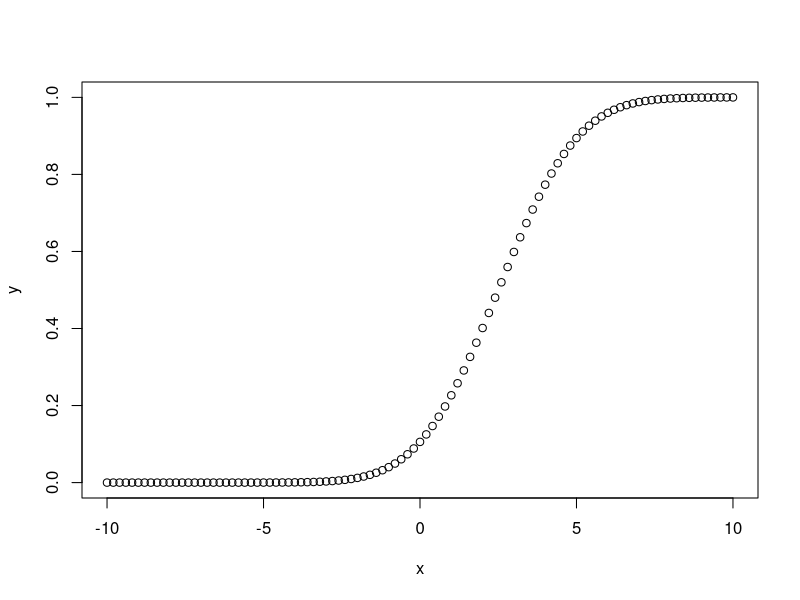
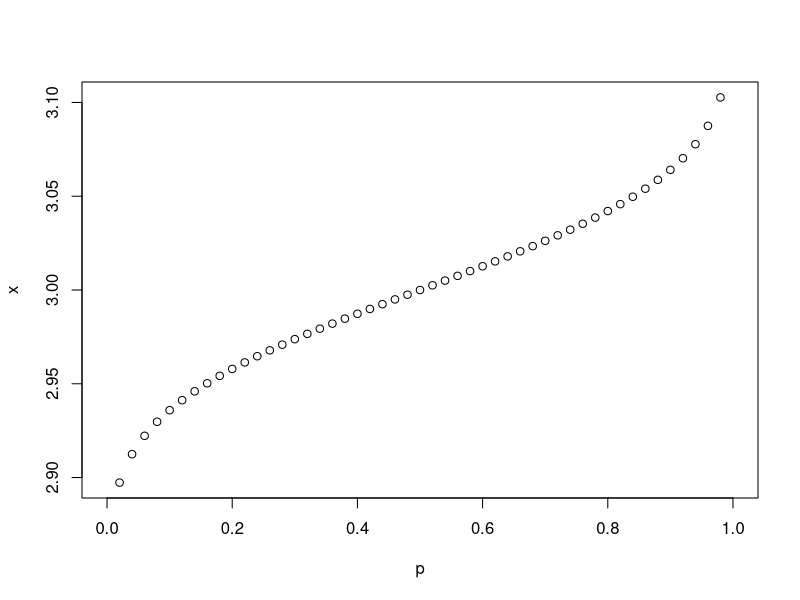
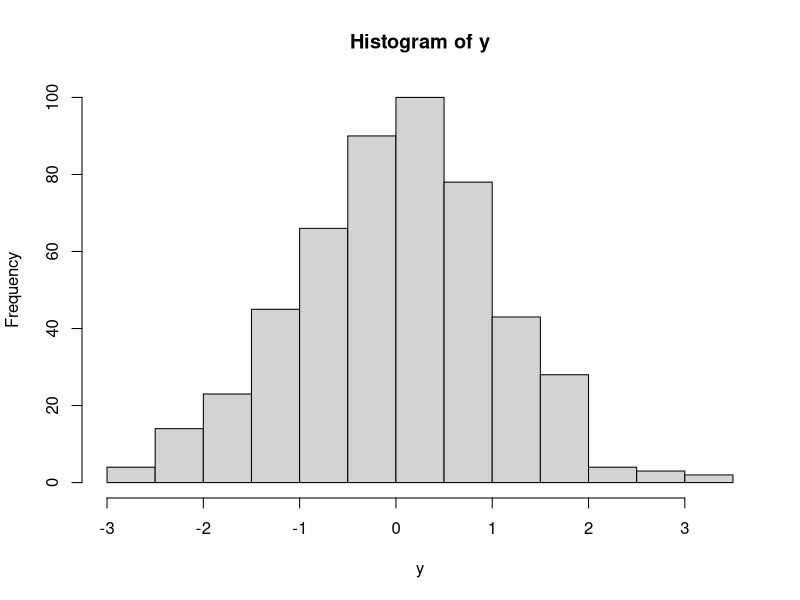
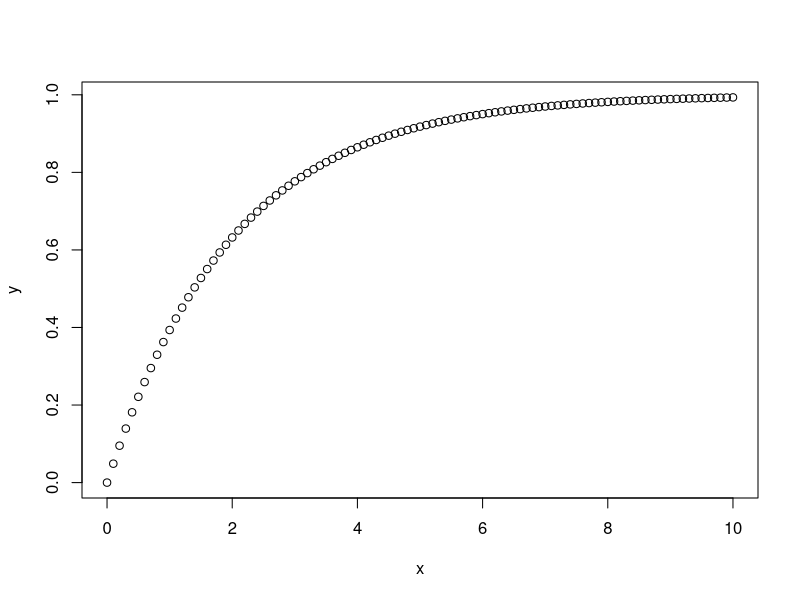
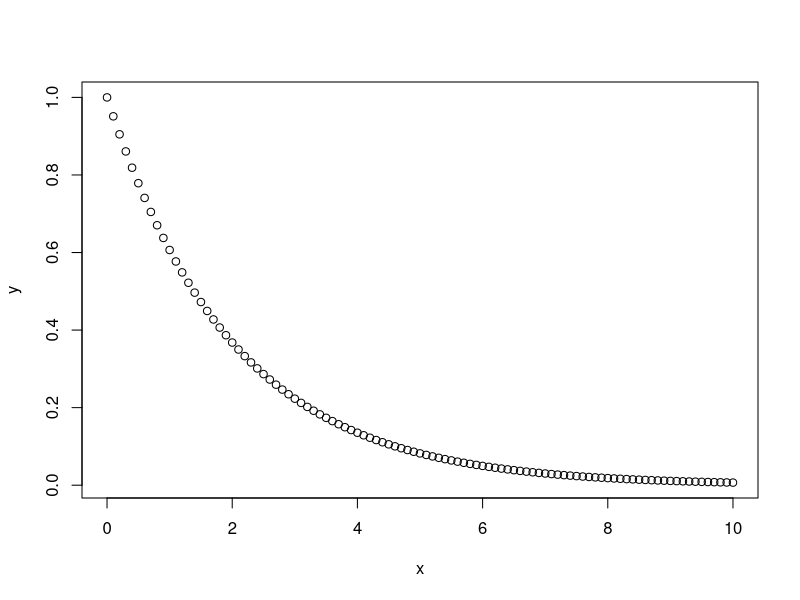
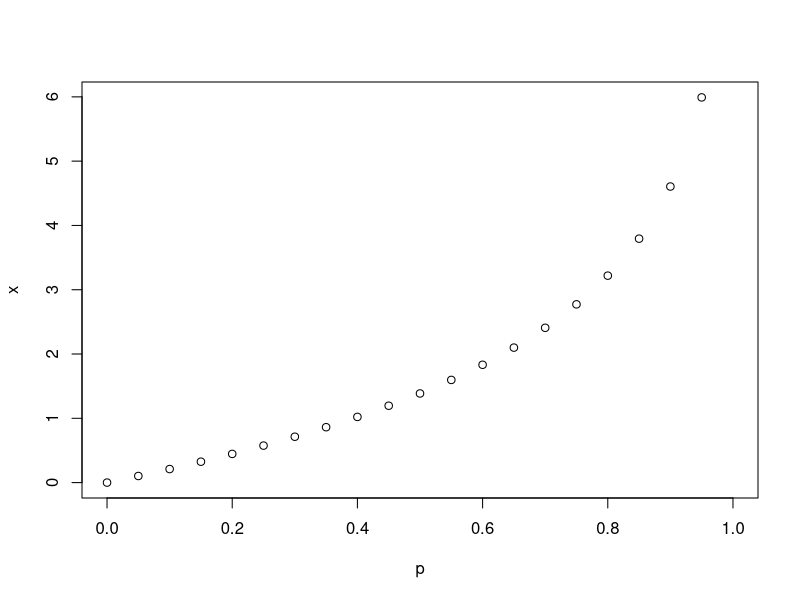

Generate these figures, in order, with R:
# Normal Distribution Stuff

x<- seq(-10,10,0.2) # Increments up by 0.2 from - 10 to 10 sequentially

y<-pnorm(x,mean=2.5,sd=2) # Lets you set up the mean, standard deviation, and your sequence 'x'

plot(x,y) #Let's you just graph what you made, which looks kinda nice

# Cumulative Distribution Stuff (AKA To find X, not to find the actual probability)

p<- seq(0,1,0.02) # Increments up by 0.02 starting from 0 to 1

x<-qnorm(p,mean=3,sd=0.05) # Set up the qnorm stuff

plot(p,x) # Plots it

# Normalization Graph

y<- rnorm(500) #Just gets randomized values to the norm

hist(y) #Graphs it as a histogram

# Exponential Distribution

x<-seq(0,10,0.1) # Just a simple sequence generator for the exponential function to follow

y<-pexp(x,rate=0.5) # General exponential function

plot(x,y) #Plots it

y<-pexp(x,rate=0.5, lower.tail = FALSE) # And if you give it a false hediff for the tail, it inverts it the other way

plot(x,y) #Plots it again

# Cumulative Exponential Distribution

p<-seq(0,1,0.05) # Same old

x<-qexp(p,rate = 0.5) # Same old, but with 'q'

plot(p,x) # Same old

# Now if you do your questions in the computer machine (wowee)

y<-pexp(100,rate = 0.01386) #The animal travelling 100km question probability
y

y<-pnorm(50,mean = 46.8,sd = 1.75) #The moped top speed probability
y
